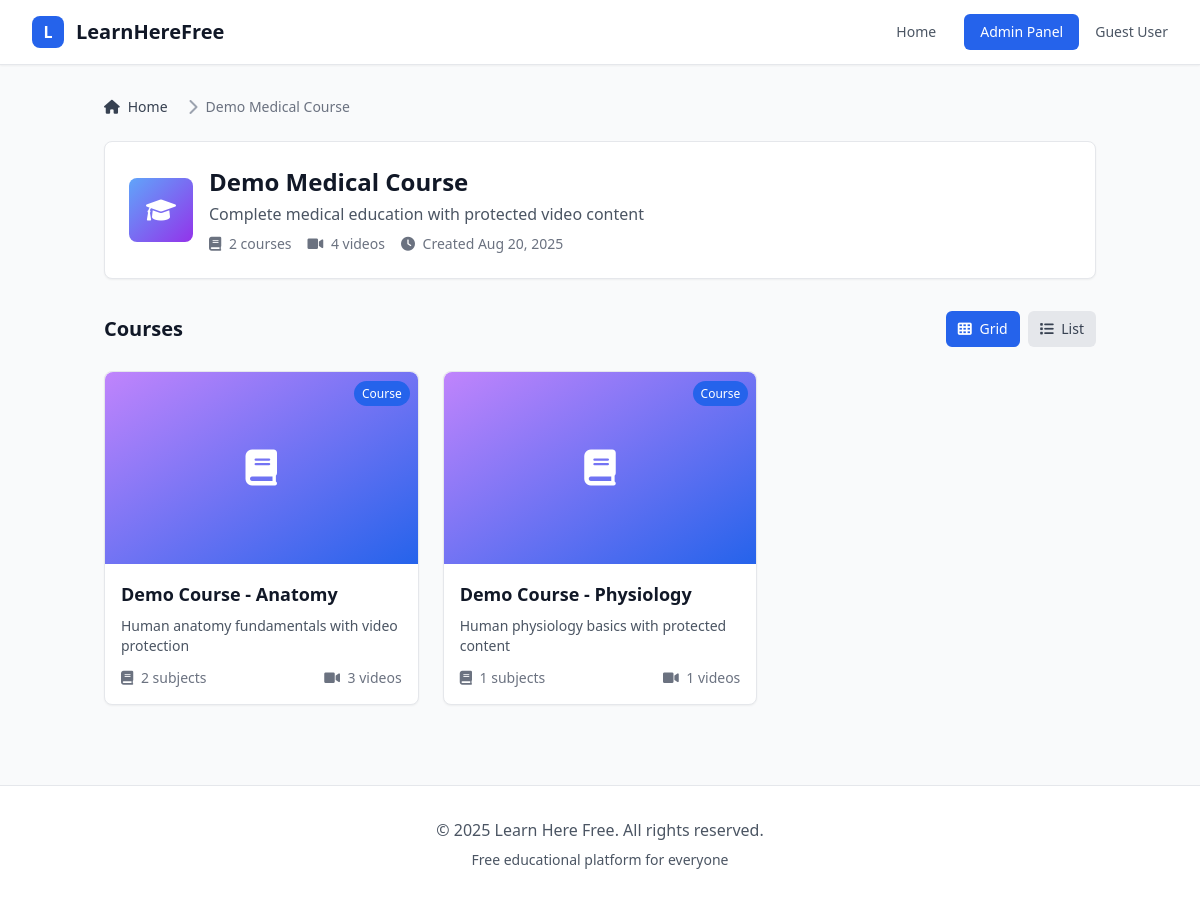
Page /batch.php?id=demo-batch-1 on the committed database.
### tables this page shows
CREATE TABLE IF NOT EXISTS batches (
    id VARCHAR(36) PRIMARY KEY,
    name VARCHAR(255) NOT NULL,
    description TEXT,
    thumbnail_url VARCHAR(500),
    is_active BOOLEAN DEFAULT TRUE,
    created_at TIMESTAMP DEFAULT CURRENT_TIMESTAMP,
    updated_at TIMESTAMP DEFAULT CURRENT_TIMESTAMP ON UPDATE CURRENT_TIMESTAMP
);

CREATE TABLE IF NOT EXISTS courses (
    id VARCHAR(36) PRIMARY KEY,
    batch_id VARCHAR(36) NOT NULL,
    name VARCHAR(255) NOT NULL,
    description TEXT,
    thumbnail_url VARCHAR(500),
    order_index INT DEFAULT 0,
    is_active BOOLEAN DEFAULT TRUE,
    created_at TIMESTAMP DEFAULT CURRENT_TIMESTAMP,
    updated_at TIMESTAMP DEFAULT CURRENT_TIMESTAMP ON UPDATE CURRENT_TIMESTAMP,
    FOREIGN KEY (batch_id) REFERENCES batches(id) ON DELETE CASCADE
);

### includes/functions.php (called while the page is built, shortened)
<?php
global $pdo;
function getBatch($id) {
    global $pdo;
    try {
        $stmt = $pdo->prepare("SELECT * FROM batches WHERE id = ?");
        $stmt->execute([$id]);
        return $stmt->fetch(PDO::FETCH_ASSOC);
    } catch (PDOException $e) {
        error_log("Error fetching batch: " . $e->getMessage());
        return null;
    }
}
function getCourses($batch_id) {
    global $pdo;
    try {
        $stmt = $pdo->prepare("SELECT * FROM courses WHERE batch_id = ? ORDER BY order_index ASC");
        $stmt->execute([$batch_id]);
        return $stmt->fetchAll(PDO::FETCH_ASSOC);
    } catch (PDOException $e) {
        error_log("Error fetching courses: " . $e->getMessage());
        return [];
    }
}
function getSubjects($course_id) {
    global $pdo;
    try {
        $stmt = $pdo->prepare("SELECT * FROM subjects WHERE course_id = ? ORDER BY order_index ASC");
        $stmt->execute([$course_id]);
        return $stmt->fetchAll(PDO::FETCH_ASSOC);
    } catch (PDOException $e) {
        error_log("Error fetching subjects: " . $e->getMessage());
        return [];
    }
}
function getTotalVideosInBatch($batch_id) {
    global $pdo;
    try {
        $stmt = $pdo->prepare("SELECT COUNT(*) as count FROM videos WHERE batch_id = ?");
        $stmt->execute([$batch_id]);
        $result = $stmt->fetch(PDO::FETCH_ASSOC);
        return $result['count'] ?? 0;
    } catch (PDOException $e) {
        error_log("Error counting videos in batch: " . $e->getMessage());
        return 0;
    }
}
function getTotalVideosInCourse($course_id) {
    global $pdo;
    try {
        $stmt = $pdo->prepare("SELECT COUNT(*) as count FROM videos WHERE course_id = ?");
        $stmt->execute([$course_id]);
        $result = $stmt->fetch(PDO::FETCH_ASSOC);
        return $result['count'] ?? 0;
    } catch (PDOException $e) {
        error_log("Error counting videos in course: " . $e->getMessage());
        return 0;
    }
}
?>

### batch.php (the view, shortened to what this page needs)
<?php
require_once 'config/database.php';
require_once 'includes/functions.php';
$batch_id = $_GET['id'] ?? null;
$batch = getBatch($batch_id);
$courses = getCourses($batch_id);
?>
<!DOCTYPE html>
<html lang="en">
<head>
    <script src="https://cdn.tailwindcss.com"></script>
    <link rel="stylesheet" href="https://cdnjs.cloudflare.com/ajax/libs/font-awesome/6.0.0/css/all.min.css">
    <link rel="stylesheet" href="assets/css/style.css">
</head>
<body class="bg-gray-50">
    <?php include 'includes/header.php'; ?>
    <div class="container mx-auto px-4 py-8">
        <nav class="flex mb-6" aria-label="Breadcrumb">
            <ol class="inline-flex items-center space-x-1 md:space-x-3">
                <li class="inline-flex items-center">
                    <a href="index.php" class="inline-flex items-center text-sm font-medium text-gray-700 hover:text-blue-600">
                        <i class="fas fa-home mr-2"></i>
                        Home
                    </a>
                </li>
                <li>
                    <div class="flex items-center">
                        <i class="fas fa-chevron-right text-gray-400 mx-2"></i>
                        <span class="text-sm font-medium text-gray-500"><?php echo htmlspecialchars($batch['name']); ?></span>
                    </div>
                </li>
            </ol>
        </nav>
        <div class="bg-white rounded-lg shadow-sm border border-gray-200 p-6 mb-8">
            <div class="flex items-center space-x-4">
                <div class="flex-shrink-0">
                    <?php if (!empty($batch['thumbnail_url'])): ?>
                        <img src="<?php echo htmlspecialchars($batch['thumbnail_url']); ?>"
                             alt="<?php echo htmlspecialchars($batch['name']); ?>"
                             class="w-16 h-16 rounded-lg object-cover">
                    <?php else: ?>
                        <div class="w-16 h-16 bg-gradient-to-br from-blue-400 to-purple-600 rounded-lg flex items-center justify-center text-white">
                            <i class="fas fa-graduation-cap text-2xl"></i>
                        </div>
                    <?php endif; ?>
                </div>
                <div class="flex-1">
                    <h1 class="text-2xl font-bold text-gray-900"><?php echo htmlspecialchars($batch['name']); ?></h1>
                    <p class="text-gray-600 mt-1"><?php echo htmlspecialchars($batch['description']); ?></p>
                    <div class="flex items-center space-x-4 mt-2 text-sm text-gray-500">
                        <span><i class="fas fa-book mr-1"></i> <?php echo count($courses); ?> courses</span>
                        <span><i class="fas fa-video mr-1"></i> <?php echo getTotalVideosInBatch($batch_id); ?> videos</span>
                        <span><i class="fas fa-clock mr-1"></i> Created <?php echo date('M j, Y', strtotime($batch['created_at'])); ?></span>
                    </div>
                </div>
            </div>
        </div>
        <div class="flex justify-between items-center mb-6">
            <h2 class="text-xl font-semibold text-gray-900">Courses</h2>
            <div class="flex space-x-2">
                <button onclick="setViewMode('grid-medium')"
                        class="px-3 py-2 text-sm font-medium rounded-md bg-blue-600 text-white hover:bg-blue-700">
                    <i class="fas fa-th mr-1"></i> Grid
                </button>
                <button onclick="setViewMode('list')"
                        class="px-3 py-2 text-sm font-medium rounded-md bg-gray-200 text-gray-700 hover:bg-gray-300">
                    <i class="fas fa-list mr-1"></i> List
                </button>
            </div>
        </div>
        <div id="courses-container" class="grid grid-cols-1 md:grid-cols-2 lg:grid-cols-3 gap-6">
            <?php foreach ($courses as $course): ?>
            <div class="bg-white rounded-lg shadow-sm border border-gray-200 hover:shadow-md transition-shadow duration-200 cursor-pointer"
                 onclick="navigateToCourse('<?php echo $course['id']; ?>')">
                <div class="relative">
                    <?php if (!empty($course['thumbnail_url'])): ?>
                        <img src="<?php echo htmlspecialchars($course['thumbnail_url']); ?>"
                             alt="<?php echo htmlspecialchars($course['name']); ?>"
                             class="w-full h-48 object-cover rounded-t-lg">
                    <?php else: ?>
                        <div class="w-full h-48 bg-gradient-to-br from-purple-400 to-blue-600 rounded-t-lg flex items-center justify-center text-white">
                            <i class="fas fa-book text-4xl"></i>
                        </div>
                    <?php endif; ?>
                    <div class="absolute top-2 right-2">
                        <span class="bg-blue-600 text-white text-xs px-2 py-1 rounded-full">
                            Course
                        </span>
                    </div>
                </div>
                <div class="p-4">
                    <h3 class="text-lg font-semibold text-gray-900 mb-2"><?php echo htmlspecialchars($course['name']); ?></h3>
                    <p class="text-gray-600 text-sm mb-3"><?php echo htmlspecialchars($course['description']); ?></p>
                    <div class="flex items-center justify-between text-sm text-gray-500">
                        <span><i class="fas fa-book mr-1"></i> <?php echo count(getSubjects($course['id'])); ?> subjects</span>
                        <span><i class="fas fa-video mr-1"></i> <?php echo getTotalVideosInCourse($course['id']); ?> videos</span>
                    </div>
                </div>
            </div>
            <?php endforeach; ?>
        </div>
    </div>
    <?php include 'includes/footer.php'; ?>
</body>
</html>

### assets/css/style.css (style rules this page uses)
.card-hover { transition: all 0.3s ease; }

### rows in the picture
batches: name "Demo Medical Course", description "Complete medical education with protected video content", created_at "Aug 20, 2025"
courses: name "Demo Course - Anatomy", description "Human anatomy fundamentals with video protection", count(getSubjects($course['id'])) "2", id "3"
courses: name "Demo Course - Physiology", description "Human physiology basics with protected content", count(getSubjects($course['id'])) "1", id "1"

### other values in the picture
count($courses) "2"
getTotalVideosInBatch($batch_id) "4"
